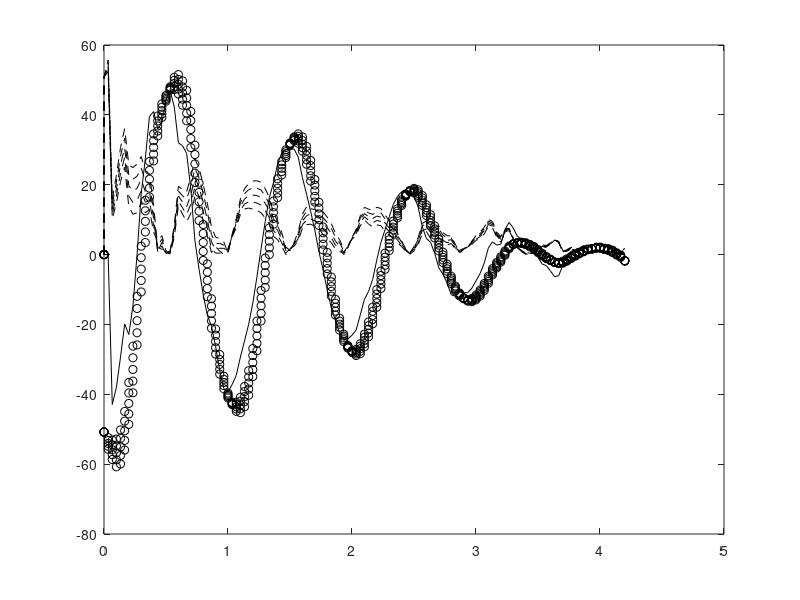
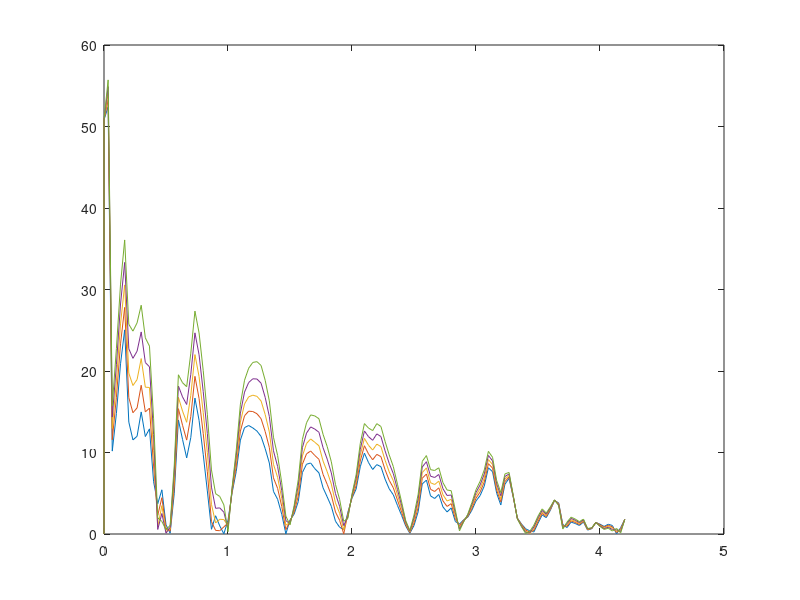

Reproduce these figures in MATLAB, in order.
close all
clear all
clc

data = csvread('Pendulum.csv');

t = data(:,1);
omega = data(:,3);
theta = data(:,4);
alpha = data(:,5);

friction = 0.1:0.05:0.3;
mass = 0.1232109;
length = 0.193;
g = 9.81;
phi = theta(1);

model = -(g/length)*sin(theta+phi) + (friction/mass).*omega;

error = abs(model - alpha);

figure(11)
plot(t, error)

figure(1)
plot(t, alpha, 'k', t, model, 'ok', t, error, '--k')
%%
%%figure(2)
%%plot(t, alpha, 'k', t, model(:,2), 'ok')
%%
%%figure(3)
%%plot(t, alpha, 'k', t, model(:,3), 'ok')
%%
%%figure(4)
%%plot(t, alpha, 'k', t, model(:,4), 'ok')
%%
%%figure(5)
%%plot(t, alpha, 'k', t, model(:,5), 'ok')